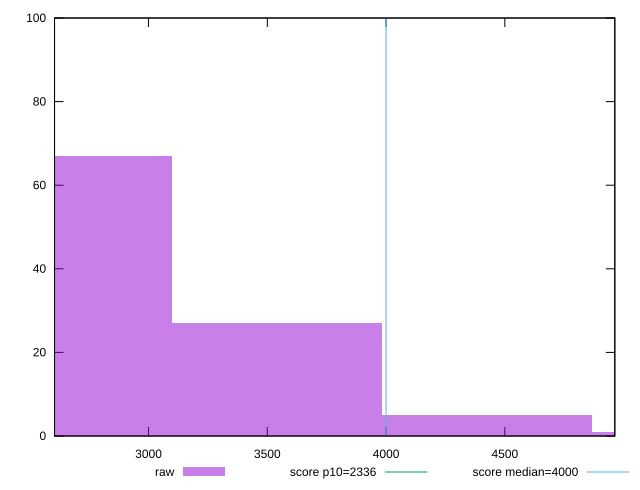

gnuplot code for this plot:
reset

$raw <<EOF
2655.840140377035 67
5311.68028075407 1
4426.400233961725 5
3541.1201871693797 27
EOF

set key outside below
set boxwidth 885.2800467923449
set xrange [2604.1645:4963.0915]
set yrange [0:100]
set trange [0:100]
set style fill transparent solid 0.5 noborder

set parametric
set terminal svg size 640, 490 enhanced background rgb 'white'
set output "report_00013_2021-02-09T12-04-24.940Z/first-meaningful-paint/samples/pages/raw/histogram.svg"

plot $raw title "raw" with boxes, \
     2336,t title "score p10=2336", \
     4000,t title "score median=4000"

reset
